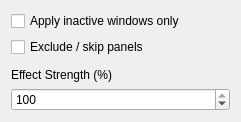
<?xml version="1.0" encoding="UTF-8"?>
<ui version="4.0">
 <class>KWin::GrayscaleEffectConfigForm</class>
 <widget class="QWidget" name="KWin::GrayscaleEffectConfigForm">
  <property name="geometry">
   <rect>
    <x>0</x>
    <y>0</y>
    <width>241</width>
    <height>122</height>
   </rect>
  </property>
  <property name="sizePolicy">
   <sizepolicy hsizetype="Preferred" vsizetype="Preferred">
    <horstretch>0</horstretch>
    <verstretch>0</verstretch>
   </sizepolicy>
  </property>
  <property name="windowTitle">
   <string>Grayscale Effect Options</string>
  </property>
  <layout class="QVBoxLayout" name="verticalLayout">
   <item>
    <widget class="QCheckBox" name="kcfg_ApplyInactiveWindowsOnly">
     <property name="text">
      <string>Apply inactive windows only</string>
     </property>
    </widget>
   </item>
   <item>
    <widget class="QCheckBox" name="kcfg_ExcludePanels">
     <property name="text">
      <string>Exclude / skip panels</string>
     </property>
    </widget>
   </item>
   <item>
    <widget class="QLabel">
     <property name="text">
      <string>Effect Strength (%)</string>
     </property>
     <property name="alignment">
      <set>Qt::AlignBottom|Qt::AlignLeading|Qt::AlignLeft</set>
     </property>
    </widget>
   </item>
   <item>
    <widget class="QSpinBox" name="kcfg_EffectStrength">
     <property name="sizePolicy">
      <sizepolicy hsizetype="Minimum" vsizetype="Fixed">
       <horstretch>0</horstretch>
       <verstretch>0</verstretch>
      </sizepolicy>
     </property>
     <property name="minimum">
      <number>0</number>
     </property>
     <property name="maximum">
      <number>100</number>
     </property>
     <property name="value">
      <number>100</number>
     </property>
    </widget>
   </item>
  </layout>
 </widget>
 <resources/>
 <connections/>
</ui>
